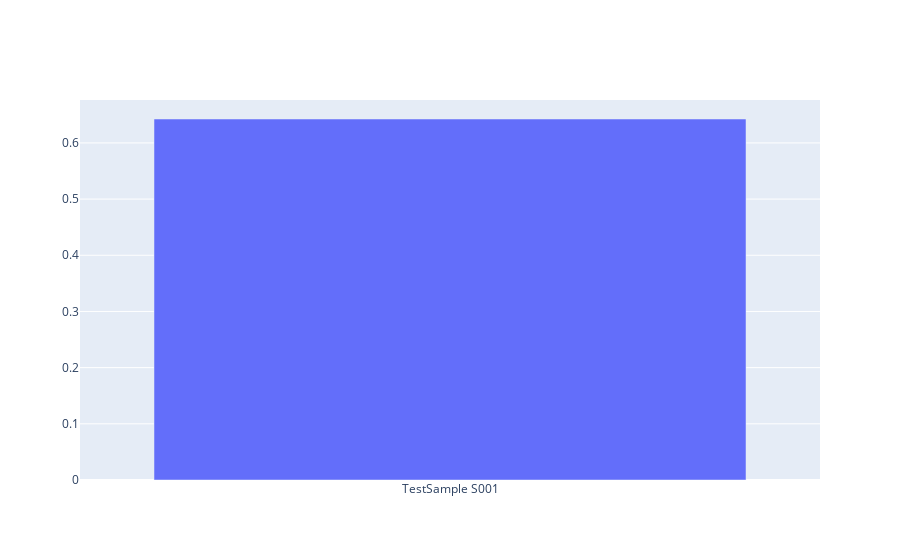
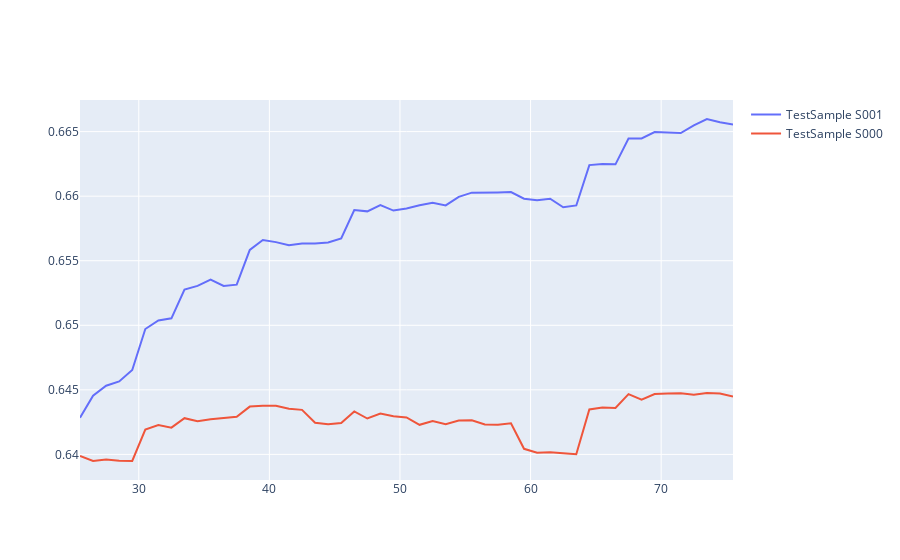

The cell these charts' notebook holds for them, in order:
### Code cell
p = tomondt.Plots()
p.plot_qr(qr,3, True)
pickle.dump(qr, open(os.path.join(v_path, 'test_qr.pkl'), 'wb'))
